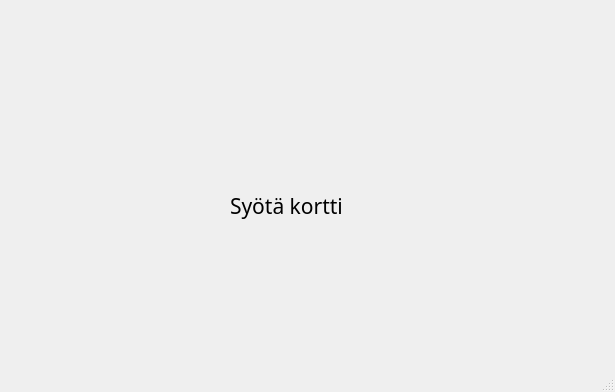
<?xml version="1.0" encoding="UTF-8"?>
<ui version="4.0">
 <class>KortinLukija</class>
 <widget class="QMainWindow" name="KortinLukija">
  <property name="geometry">
   <rect>
    <x>0</x>
    <y>0</y>
    <width>615</width>
    <height>392</height>
   </rect>
  </property>
  <property name="font">
   <font>
    <family>Bodoni MT</family>
    <pointsize>9</pointsize>
    <bold>false</bold>
   </font>
  </property>
  <property name="cursor">
   <cursorShape>ArrowCursor</cursorShape>
  </property>
  <property name="windowTitle">
   <string>KortinLukija</string>
  </property>
  <widget class="QWidget" name="centralwidget">
   <widget class="QLabel" name="labelKuva1">
    <property name="geometry">
     <rect>
      <x>-2</x>
      <y>-5</y>
      <width>641</width>
      <height>381</height>
     </rect>
    </property>
    <property name="text">
     <string/>
    </property>
   </widget>
   <widget class="QLabel" name="labelSyotaKortti">
    <property name="geometry">
     <rect>
      <x>230</x>
      <y>180</y>
      <width>141</width>
      <height>51</height>
     </rect>
    </property>
    <property name="font">
     <font>
      <family>Bodoni MT</family>
      <pointsize>16</pointsize>
      <bold>false</bold>
     </font>
    </property>
    <property name="text">
     <string>Syötä kortti</string>
    </property>
   </widget>
   <widget class="QLabel" name="labelKuva2">
    <property name="geometry">
     <rect>
      <x>370</x>
      <y>240</y>
      <width>91</width>
      <height>51</height>
     </rect>
    </property>
    <property name="text">
     <string/>
    </property>
   </widget>
   <widget class="QLabel" name="labelKello">
    <property name="geometry">
     <rect>
      <x>230</x>
      <y>220</y>
      <width>49</width>
      <height>16</height>
     </rect>
    </property>
    <property name="font">
     <font>
      <family>Bodoni MT</family>
      <pointsize>8</pointsize>
      <bold>false</bold>
     </font>
    </property>
    <property name="text">
     <string/>
    </property>
   </widget>
   <widget class="QLabel" name="labelPVM">
    <property name="geometry">
     <rect>
      <x>280</x>
      <y>220</y>
      <width>61</width>
      <height>16</height>
     </rect>
    </property>
    <property name="font">
     <font>
      <family>Bodoni MT</family>
      <pointsize>8</pointsize>
      <bold>false</bold>
     </font>
    </property>
    <property name="text">
     <string/>
    </property>
   </widget>
  </widget>
  <widget class="QMenuBar" name="menubar">
   <property name="geometry">
    <rect>
     <x>0</x>
     <y>0</y>
     <width>615</width>
     <height>23</height>
    </rect>
   </property>
  </widget>
  <widget class="QStatusBar" name="statusbar"/>
 </widget>
 <resources/>
 <connections/>
</ui>
